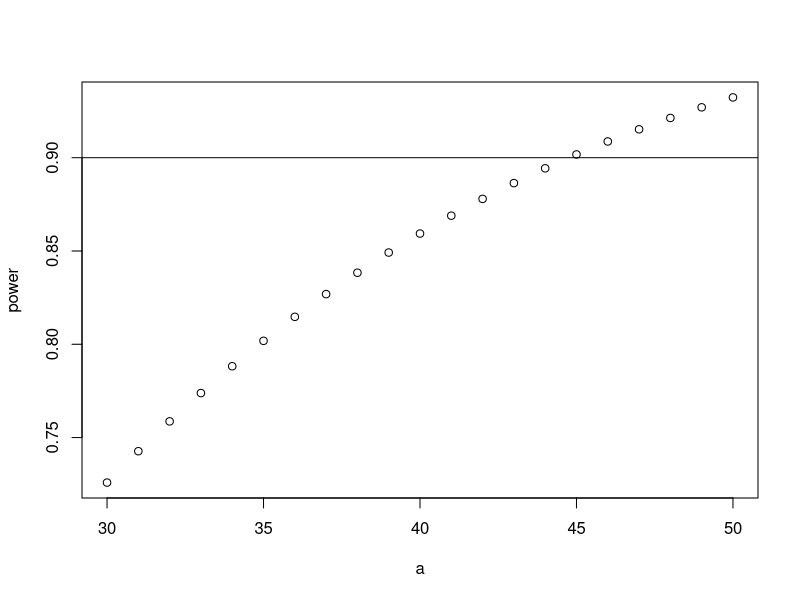
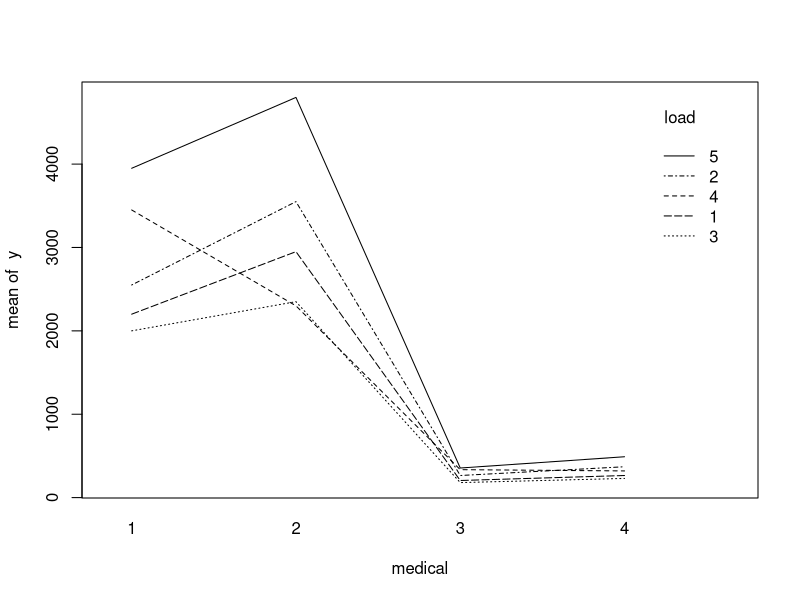

Generate these figures, in order, with R:
## ---- chunk 1
library(tidyverse)
rating <- c(3.5, 3.6, 2.1, 4.0, 3.1,
3.0, 2.9, 4.5, NA, NA,
7.2, 6.8, 6.7, 7.5, 6.8,
NA, NA, 4.8, 6.9, 9.3,
4.1, 5.8, 4.5, 5.3, 4.1,
5.6, 4.8, 4.6, 7.3, 5.3,
5.3, 4.8, 5.0, 6.7, 5.2,
NA, 3.2, 7.2, 6.7, 4.2,
4.5, 5.1, 5.0, 4.9, 4.5,
2.7, 3.7, 4.5, 4.7, NA)
protein <- rep(1:5, 5) %>% as.factor()
gum <- rep(1:5, each = 10) %>% as.factor()
icecream <- data.frame(rating, protein, gum) %>% na.omit(icecream)
head(icecream)
## ---- chunk 2
library("car")
model1 <- lm(rating ~ protein*gum, data = icecream)
Anova(model1, type = "II")
## ---- chunk 3
library(emmeans)
lsmGum <- lsmeans(model1, ~ gum)
TkGum <- summary(contrast(lsmGum, method="pairwise", adjust="tukey"))
TkGum
## ---- chunk 4
a<- 30:50
crt <- 1/(1+2)*qf(0.99,a-1,a)
power<- 1-pf(crt,a-1,a)
plot(a,power)
abline(h=0.9)
## ---- chunk 5
a=45
crt <- 1/(1+2)*qf(0.99,a-1,a)
power<- 1-pf(crt,a-1,a)
power
## ---- chunk 6
a <- c(2200, 2200, 2600, 2500, 1900, 2100, 2600, 4300, 4000, 3900,
3000, 2900, 3600, 3500, 2500, 2200, 2800, 1800, 4800, 4800,
210, 200, 290, 240, 160, 200, 330, 340, 370, 340,
270, 260, 360, 380, 230, 230, 350, 290, 500, 480)
pull <- data.frame(y=a,medical = factor(rep(1:4,each = 10)),load=factor(rep(rep(1:5,each=2),4)))

## ---- chunk 7
with(pull,interaction.plot(x.factor = medical,trace.factor = load,response = y))

## ---- chunk 8

library(lmerTest)

## ---- chunk 9
library(lme4)
lm1 <- lmer(a~1+(1|medical)+(1|load)+(1|load:medical),data = pull)
ranova(lm1)
